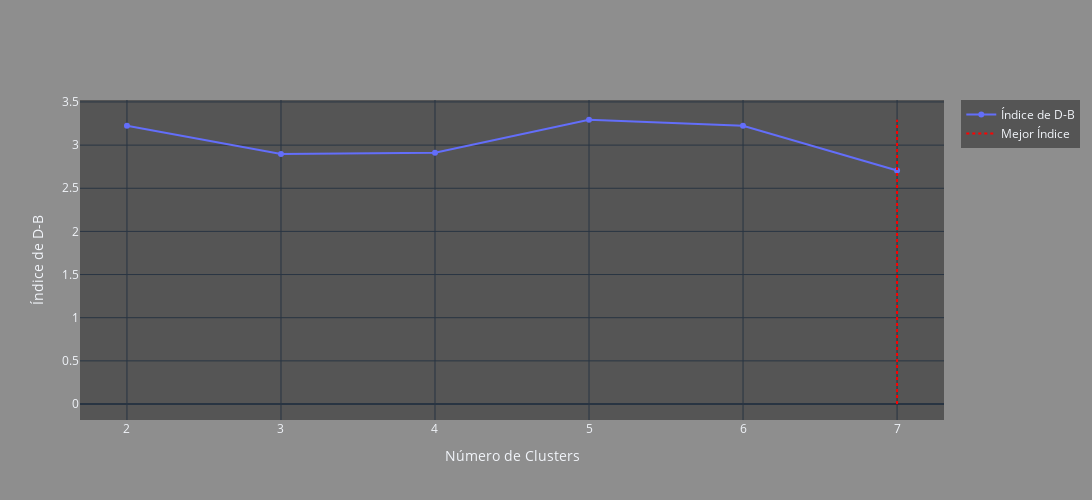

Notebook cell for this chart:
### Code cell
score_plot(scores=davies_bouldin_scores, range_n_clusters=range_n_clusters, 
         operator='min', name_index = 'Índice de D-B')

### Figure 1 — Plotly figure (JSON) as saved in the notebook; plotly's stock layout.template omitted (floating-point values rounded to 4 significant figures)
{"data": [{"mode": "lines+markers", "name": "Índice de D-B", "type": "scatter", "x": [2, 3, 4, 5, 6, 7], "y": [3.223, 2.898, 2.911, 3.294, 3.225, 2.706]}, {"line": {"color": "red", "dash": "dot", "width": 2}, "mode": "lines", "name": "Mejor Índice", "type": "scatter", "x": [7, 7], "y": [0, 3.294]}], "layout": {"height": 500, "showlegend": true, "title": {"text": ""}, "width": 1200, "xaxis": {"title": {"text": "Número de Clusters"}}, "yaxis": {"title": {"text": "Índice de D-B"}}}}
